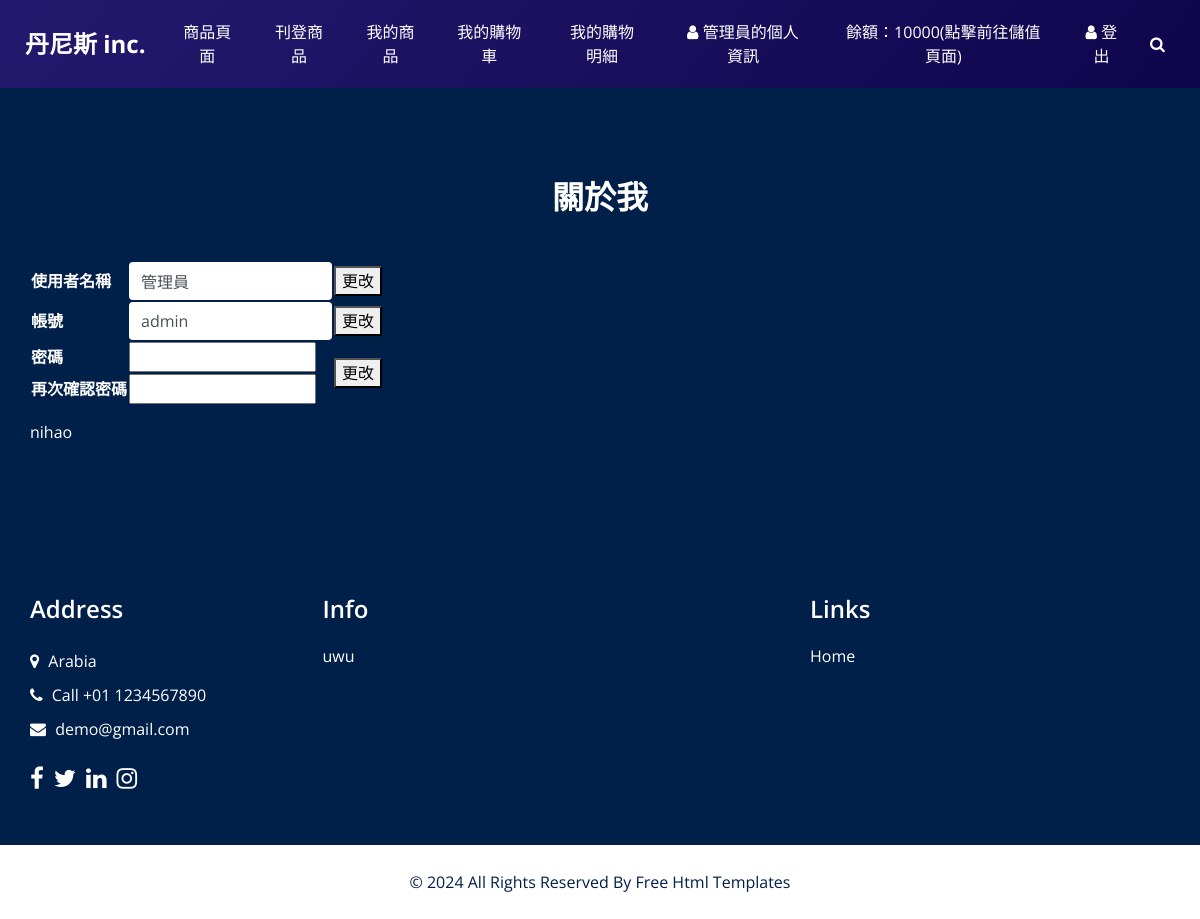
Screenshot of /aboutme.php (signed in) with the database file from the repository.
### tables this page shows
CREATE TABLE `users` (
  `userID` int(10) NOT NULL COMMENT 'key',
  `username` varchar(50) NOT NULL,
  `account` varchar(255) NOT NULL,
  `password` varchar(255) NOT NULL,
  `balance` int(10) NOT NULL,
  `role` varchar(255) NOT NULL
);

### aboutme.php (the view, shortened to what this page needs)
<!DOCTYPE html>
<html>
<head>
    <link rel="stylesheet" type="text/css" href="css/bootstrap.css" />
    <link rel="stylesheet" type="text/css" href="https://cdnjs.cloudflare.com/ajax/libs/OwlCarousel2/2.3.4/assets/owl.carousel.min.css" />
    <link href="css/font-awesome.min.css" rel="stylesheet" />
    <link href="css/style.css" rel="stylesheet" />
    <link href="css/responsive.css" rel="stylesheet" />
    <?php
        include "db_connect.php";
    ?>
    <?php
        try {
            $stmt = $db->prepare("SELECT * FROM users WHERE userID = :userID");
            $stmt->bindParam(':userID', $_SESSION['userID']);
            $stmt->execute();
            if ($stmt->rowCount() > 0) {
                $user = $stmt->fetch(PDO::FETCH_ASSOC);
                $username = $user['username'];
                $account = $user['account'];
            } else {
            }
        } catch (PDOException $e) {
            die("Database error: " . $e->getMessage());
        }
    ?>
</head>
<body class="sub_page">
    <div class="hero_area">
        <header class="header_section">
        <div class="container-fluid">
            <nav class="navbar navbar-expand-lg custom_nav-container ">
            <a class="navbar-brand" href="index.html">
                <span>
                丹尼斯 inc.
                </span>
            </a>
                <div class="collapse navbar-collapse" id="navbarSupportedContent">
                    <ul class="navbar-nav  ">
                        <li class="nav-item ">
                            <a class="nav-link" href="goods.php">商品頁面 </a>
                        </li>
                        <li class="nav-item ">
                            <a class="nav-link" href="sellItems.php">刊登商品 </a>
                        </li>
                        <li class="nav-item ">
                            <a class="nav-link" href="myProducts.php">我的商品 </a>
                        </li>
                        <li class="nav-item ">
                            <a class="nav-link" href="myCart.php">我的購物車 </a>
                        </li>
                        <li class="nav-item ">
                            <a class="nav-link" href="myDetail.php">我的購物明細 </a>
                        </li>
                        <li class="nav-item">
                            <a class="nav-link" href="aboutme.php">
                                <i class="fa fa-user" aria-hidden="true"></i> <?php echo $_SESSION['username'];?>的個人資訊
                            </a>
                        </li>
                        <li class="nav-item ">
                            <?php
                                $userID = $_SESSION['userID'];
                                $balance_stmt = $db->prepare("SELECT balance FROM users WHERE userID = :userID");
                                $balance_stmt->bindParam(':userID', $userID);
                                $balance_stmt->execute();
                                $balance = $balance_stmt->fetchColumn();
                                echo '<a class="nav-link" href="topUp.php">餘額：' . $balance . '(點擊前往儲值頁面)</a>';
                            ?>
                        </li>
                        <li class="nav-item">
                            <a class="nav-link" href="logout.php"> <i class="fa fa-user" aria-hidden="true"></i> 登出</a>
                        </li>
                        <form class="form-inline">
                            <button class="btn  my-2 my-sm-0 nav_search-btn" type="submit">
                            <i class="fa fa-search" aria-hidden="true"></i>
                            </button>
                        </form>
                    </ul>
                </div>
            </nav>
        </div>
        </header>
    </div>
    <section class="about_section layout_padding">
        <div class="container  ">
        <div class="heading_container heading_center">
            <h2>
            關於我
            </h2>
        </div>
        <div class="row">
            <div class="col-md-6">
            <div class="detail-box">
            <table>
                <tr>
                    <form action="aboutme.php" method="post" autocomplete="off">
                        <th>使用者名稱</th>
                        <td><input type="text" name="username" class="form-control border-0" value="<?php echo $username;?>" ></td>
                        <td><button type="submit" name="update" value="username">更改</button></td>
                    </form>
                </tr>
                <tr>
                    <form action="aboutme.php" method="post" autocomplete="off">
                        <th>帳號</th>
                        <td><input type="text" name="account" class="form-control border-0" value="<?php echo $account;?>" ></td>
                        <td><button type="submit" name="update" value="account">更改</button></td>
                    </form>
                </tr>
                <form action="aboutme.php" method="post" autocomplete="off">
                <tr>
                    <th>密碼</th>
                    <td><input type="password" name="password" ></td>
                    <td rowspan="2" ><button type="submit" name="update" value="password">更改</button></td>
                </tr>
                <tr>
                    <th>再次確認密碼</th>
                    <td><input type="password" name="confirmPassword" ></td>
                </tr>
                </form>
            </table>
                <p>
                    nihao
                </p>
            </div>
            </div>
        </div>
        </div>
    </section>
    <section class="info_section layout_padding2">
        <div class="container">
        <div class="row">
            <div class="col-md-6 col-lg-3 info_col">
            <div class="info_contact">
                <h4>
                Address
                </h4>
                <div class="contact_link_box">
                <a href="">
                    <i class="fa fa-map-marker" aria-hidden="true"></i>
                    <span>
                    Arabia
                    </span>
                </a>
                <a href="">
                    <i class="fa fa-phone" aria-hidden="true"></i>
                    <span>
                    Call +01 1234567890
                    </span>
                </a>
                <a href="">
                    <i class="fa fa-envelope" aria-hidden="true"></i>
                    <span>
                    demo@gmail.com
                    </span>
                </a>
                </div>
            </div>
            <div class="info_social">
                <a href="">
                <i class="fa fa-facebook" aria-hidden="true"></i>
                </a>
                <a href="">
                <i class="fa fa-twitter" aria-hidden="true"></i>
                </a>
                <a href="">
                <i class="fa fa-linkedin" aria-hidden="true"></i>
                </a>
                <a href="">
                <i class="fa fa-instagram" aria-hidden="true"></i>
                </a>
            </div>
            </div>
            <div class="col-md-6 col-lg-3 info_col">
            <div class="info_detail">
                <h4>
                Info
                </h4>
                <p>
                uwu
                </p>
            </div>
            </div>
            <div class="col-md-6 col-lg-2 mx-auto info_col">
            <div class="info_link_box">
                <h4>
                Links
                </h4>
                <div class="info_links">
                <a class="active" href="index.html">
                    Home
                </a>
                </div>
            </div>
            </div>
        </div>
        </div>
    </section>
    <section class="footer_section">
        <div class="container">
        <p>
            &copy; <span id="displayYear"></span> All Rights Reserved By
            <a href="https://html.design/">Free Html Templates</a>
        </p>
        </div>
    </section>
</body>
</html>

### css/style.css (style rules this page uses)
body { font-family: "Open Sans", sans-serif; color: #0c0c0c; background-color: #ffffff; overflow-x: hidden; }
.layout_padding { padding: 90px 0; }
.layout_padding2 { padding: 75px 0; }
.heading_container { display: -webkit-box; display: -ms-flexbox; display: flex; -webkit-box-orient: vertical; -webkit-box-direction: normal; -ms-flex-direction: column; flex-direction: column; -webkit-box-align: start; -ms-flex-align: start; align-items: flex-start; }
.heading_container h2 { position: relative; font-weight: bold; margin-bottom: 0; }
.heading_container.heading_center { -webkit-box-align: center; -ms-flex-align: center; align-items: center; text-align: center; }
a, a:hover, a:focus { text-decoration: none; }
.btn, .btn:focus { outline: none !important; -webkit-box-shadow: none; box-shadow: none; }
.hero_area { position: relative; min-height: 100vh; display: -webkit-box; display: -ms-flexbox; display: flex; -webkit-box-orient: vertical; -webkit-box-direction: normal; -ms-flex-direction: column; flex-direction: column; }
.sub_page .hero_area { min-height: auto; background: linear-gradient(130deg, #231a6f, #0f054c); }
.header_section { padding: 15px 0; }
.header_section .container-fluid { padding-right: 25px; padding-left: 25px; }
.navbar-brand span { font-weight: bold; font-size: 24px; color: #ffffff; }
.custom_nav-container { padding: 0; }
.custom_nav-container .navbar-nav { margin-left: auto; }
.custom_nav-container .navbar-nav .nav-item .nav-link { padding: 5px 20px; color: #ffffff; text-align: center; text-transform: uppercase; border-radius: 5px; -webkit-transition: all 0.3s; transition: all 0.3s; }
.custom_nav-container .nav_search-btn { width: 35px; height: 35px; padding: 0; border: none; color: #ffffff; }
.about_section { background-color: #00204a; color: #ffffff; }
.about_section .heading_container { margin-bottom: 45px; }
.about_section .row { -webkit-box-align: center; -ms-flex-align: center; align-items: center; }
.about_section .detail-box p { margin-top: 15px; }
.info_section { background-color: #00204a; color: #ffffff; padding: 45px 0 15px 0; }
.info_section h4 { font-weight: 600; margin-bottom: 20px; }
.info_section .info_col { margin-bottom: 30px; }
.info_section .info_contact .contact_link_box { display: -webkit-box; display: -ms-flexbox; display: flex; -webkit-box-orient: vertical; -webkit-box-direction: normal; -ms-flex-direction: column; flex-direction: column; }
.info_section .info_contact .contact_link_box a { margin: 5px 0; color: #ffffff; }
.info_section .info_contact .contact_link_box a i { margin-right: 5px; }
.info_section .info_social { display: -webkit-box; display: -ms-flexbox; display: flex; margin-top: 20px; margin-bottom: 10px; }
.info_section .info_social a { display: -webkit-box; display: -ms-flexbox; display: flex; -webkit-box-pack: center; -ms-flex-pack: center; justify-content: center; -webkit-box-align: center; -ms-flex-align: center; align-items: center; color: #ffffff; border-radius: 100%; margin-right: 10px; font-size: 24px; }
.info_section .info_links { display: -webkit-box; display: -ms-flexbox; display: flex; -webkit-box-orient: vertical; -webkit-box-direction: normal; -ms-flex-direction: column; flex-direction: column; -ms-flex-wrap: wrap; flex-wrap: wrap; }
.info_section .info_links a { display: -webkit-box; display: -ms-flexbox; display: flex; -webkit-box-align: center; -ms-flex-align: center; align-items: center; margin-bottom: 15px; color: #ffffff; }
.footer_section { position: relative; background-color: #ffffff; text-align: center; }
.footer_section p { color: #00204a; padding: 25px 0; margin: 0; }
.footer_section p a { color: inherit; }

### css/responsive.css (style rules this page uses)
@media (min-width: 1200px) { .container { max-width: 1170px; } }

### rows the page displays
users: balance "10000", username "管理員", account "admin"

### other values shown
$_SESSION['username'] "管理員"
